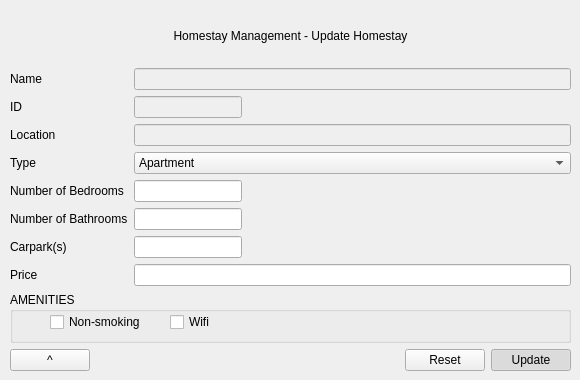
<?xml version="1.0" encoding="UTF-8"?>
<ui version="4.0">
 <class>HomestayUpdate</class>
 <widget class="QWidget" name="HomestayUpdate">
  <property name="geometry">
   <rect>
    <x>0</x>
    <y>0</y>
    <width>580</width>
    <height>380</height>
   </rect>
  </property>
  <property name="sizePolicy">
   <sizepolicy hsizetype="Fixed" vsizetype="Fixed">
    <horstretch>0</horstretch>
    <verstretch>0</verstretch>
   </sizepolicy>
  </property>
  <property name="minimumSize">
   <size>
    <width>580</width>
    <height>380</height>
   </size>
  </property>
  <property name="maximumSize">
   <size>
    <width>580</width>
    <height>380</height>
   </size>
  </property>
  <property name="windowTitle">
   <string>Form</string>
  </property>
  <widget class="QWidget" name="verticalLayoutWidget">
   <property name="geometry">
    <rect>
     <x>10</x>
     <y>10</y>
     <width>561</width>
     <height>361</height>
    </rect>
   </property>
   <layout class="QVBoxLayout" name="verticalLayout">
    <item>
     <widget class="QLabel" name="label">
      <property name="text">
       <string>Homestay Management - Update Homestay</string>
      </property>
      <property name="alignment">
       <set>Qt::AlignCenter</set>
      </property>
     </widget>
    </item>
    <item>
     <layout class="QFormLayout" name="formLayout">
      <item row="0" column="0">
       <widget class="QLabel" name="label_2">
        <property name="text">
         <string>Name</string>
        </property>
       </widget>
      </item>
      <item row="0" column="1">
       <widget class="QLineEdit" name="lineEditName">
        <property name="enabled">
         <bool>false</bool>
        </property>
       </widget>
      </item>
      <item row="1" column="0">
       <widget class="QLabel" name="label_3">
        <property name="text">
         <string>ID</string>
        </property>
       </widget>
      </item>
      <item row="1" column="1">
       <widget class="QLineEdit" name="lineEditID">
        <property name="enabled">
         <bool>false</bool>
        </property>
        <property name="sizePolicy">
         <sizepolicy hsizetype="Fixed" vsizetype="Fixed">
          <horstretch>0</horstretch>
          <verstretch>0</verstretch>
         </sizepolicy>
        </property>
       </widget>
      </item>
      <item row="2" column="0">
       <widget class="QLabel" name="label_4">
        <property name="text">
         <string>Location</string>
        </property>
       </widget>
      </item>
      <item row="2" column="1">
       <widget class="QLineEdit" name="lineEditLoc">
        <property name="enabled">
         <bool>false</bool>
        </property>
       </widget>
      </item>
      <item row="3" column="0">
       <widget class="QLabel" name="label_8">
        <property name="text">
         <string>Type</string>
        </property>
       </widget>
      </item>
      <item row="3" column="1">
       <widget class="QComboBox" name="comboBoxType">
        <item>
         <property name="text">
          <string>Apartment</string>
         </property>
        </item>
        <item>
         <property name="text">
          <string>Condominium</string>
         </property>
        </item>
        <item>
         <property name="text">
          <string>Villa</string>
         </property>
        </item>
        <item>
         <property name="text">
          <string>Bungalow</string>
         </property>
        </item>
        <item>
         <property name="text">
          <string>Terrace</string>
         </property>
        </item>
       </widget>
      </item>
      <item row="4" column="0">
       <widget class="QLabel" name="label_5">
        <property name="text">
         <string>Number of Bedrooms</string>
        </property>
       </widget>
      </item>
      <item row="4" column="1">
       <widget class="QLineEdit" name="lineEditBed">
        <property name="sizePolicy">
         <sizepolicy hsizetype="Fixed" vsizetype="Fixed">
          <horstretch>0</horstretch>
          <verstretch>0</verstretch>
         </sizepolicy>
        </property>
       </widget>
      </item>
      <item row="5" column="0">
       <widget class="QLabel" name="label_6">
        <property name="text">
         <string>Number of Bathrooms</string>
        </property>
       </widget>
      </item>
      <item row="5" column="1">
       <widget class="QLineEdit" name="lineEditBath">
        <property name="sizePolicy">
         <sizepolicy hsizetype="Fixed" vsizetype="Fixed">
          <horstretch>0</horstretch>
          <verstretch>0</verstretch>
         </sizepolicy>
        </property>
       </widget>
      </item>
      <item row="6" column="0">
       <widget class="QLabel" name="label_7">
        <property name="text">
         <string>Carpark(s)</string>
        </property>
       </widget>
      </item>
      <item row="6" column="1">
       <widget class="QLineEdit" name="lineEditCar">
        <property name="sizePolicy">
         <sizepolicy hsizetype="Fixed" vsizetype="Fixed">
          <horstretch>0</horstretch>
          <verstretch>0</verstretch>
         </sizepolicy>
        </property>
       </widget>
      </item>
      <item row="7" column="0">
       <widget class="QLabel" name="label_9">
        <property name="text">
         <string>Price</string>
        </property>
       </widget>
      </item>
      <item row="7" column="1">
       <widget class="QLineEdit" name="lineEditPrice"/>
      </item>
     </layout>
    </item>
    <item>
     <widget class="QGroupBox" name="groupBox">
      <property name="sizePolicy">
       <sizepolicy hsizetype="Preferred" vsizetype="Fixed">
        <horstretch>0</horstretch>
        <verstretch>0</verstretch>
       </sizepolicy>
      </property>
      <property name="maximumSize">
       <size>
        <width>16777215</width>
        <height>220</height>
       </size>
      </property>
      <property name="title">
       <string>AMENITIES</string>
      </property>
      <widget class="QCheckBox" name="checkBoxSmoke">
       <property name="geometry">
        <rect>
         <x>40</x>
         <y>20</y>
         <width>101</width>
         <height>20</height>
        </rect>
       </property>
       <property name="text">
        <string>Non-smoking</string>
       </property>
      </widget>
      <widget class="QCheckBox" name="checkBoxWifi">
       <property name="geometry">
        <rect>
         <x>160</x>
         <y>20</y>
         <width>86</width>
         <height>20</height>
        </rect>
       </property>
       <property name="text">
        <string>Wifi</string>
       </property>
      </widget>
     </widget>
    </item>
    <item>
     <layout class="QHBoxLayout" name="horizontalLayout">
      <item>
       <widget class="QPushButton" name="buttonHome">
        <property name="text">
         <string>^</string>
        </property>
       </widget>
      </item>
      <item>
       <spacer name="horizontalSpacer">
        <property name="orientation">
         <enum>Qt::Horizontal</enum>
        </property>
        <property name="sizeHint" stdset="0">
         <size>
          <width>40</width>
          <height>20</height>
         </size>
        </property>
       </spacer>
      </item>
      <item>
       <widget class="QPushButton" name="buttonReset">
        <property name="text">
         <string>Reset</string>
        </property>
       </widget>
      </item>
      <item>
       <widget class="QPushButton" name="buttonConfirm">
        <property name="text">
         <string>Update</string>
        </property>
        <property name="checkable">
         <bool>true</bool>
        </property>
        <property name="checked">
         <bool>true</bool>
        </property>
       </widget>
      </item>
     </layout>
    </item>
   </layout>
  </widget>
 </widget>
 <resources/>
 <connections>
  <connection>
   <sender>buttonReset</sender>
   <signal>clicked()</signal>
   <receiver>lineEditBed</receiver>
   <slot>clear()</slot>
   <hints>
    <hint type="sourcelabel">
     <x>473</x>
     <y>337</y>
    </hint>
    <hint type="destinationlabel">
     <x>226</x>
     <y>177</y>
    </hint>
   </hints>
  </connection>
  <connection>
   <sender>buttonReset</sender>
   <signal>clicked()</signal>
   <receiver>lineEditBath</receiver>
   <slot>clear()</slot>
   <hints>
    <hint type="sourcelabel">
     <x>467</x>
     <y>328</y>
    </hint>
    <hint type="destinationlabel">
     <x>233</x>
     <y>211</y>
    </hint>
   </hints>
  </connection>
  <connection>
   <sender>buttonReset</sender>
   <signal>clicked()</signal>
   <receiver>lineEditCar</receiver>
   <slot>clear()</slot>
   <hints>
    <hint type="sourcelabel">
     <x>468</x>
     <y>340</y>
    </hint>
    <hint type="destinationlabel">
     <x>238</x>
     <y>231</y>
    </hint>
   </hints>
  </connection>
  <connection>
   <sender>buttonReset</sender>
   <signal>clicked()</signal>
   <receiver>lineEditPrice</receiver>
   <slot>clear()</slot>
   <hints>
    <hint type="sourcelabel">
     <x>438</x>
     <y>332</y>
    </hint>
    <hint type="destinationlabel">
     <x>342</x>
     <y>265</y>
    </hint>
   </hints>
  </connection>
  <connection>
   <sender>buttonReset</sender>
   <signal>toggled(bool)</signal>
   <receiver>checkBoxSmoke</receiver>
   <slot>setChecked(bool)</slot>
   <hints>
    <hint type="sourcelabel">
     <x>436</x>
     <y>338</y>
    </hint>
    <hint type="destinationlabel">
     <x>92</x>
     <y>301</y>
    </hint>
   </hints>
  </connection>
  <connection>
   <sender>buttonReset</sender>
   <signal>toggled(bool)</signal>
   <receiver>checkBoxWifi</receiver>
   <slot>setChecked(bool)</slot>
   <hints>
    <hint type="sourcelabel">
     <x>451</x>
     <y>334</y>
    </hint>
    <hint type="destinationlabel">
     <x>187</x>
     <y>300</y>
    </hint>
   </hints>
  </connection>
 </connections>
</ui>
